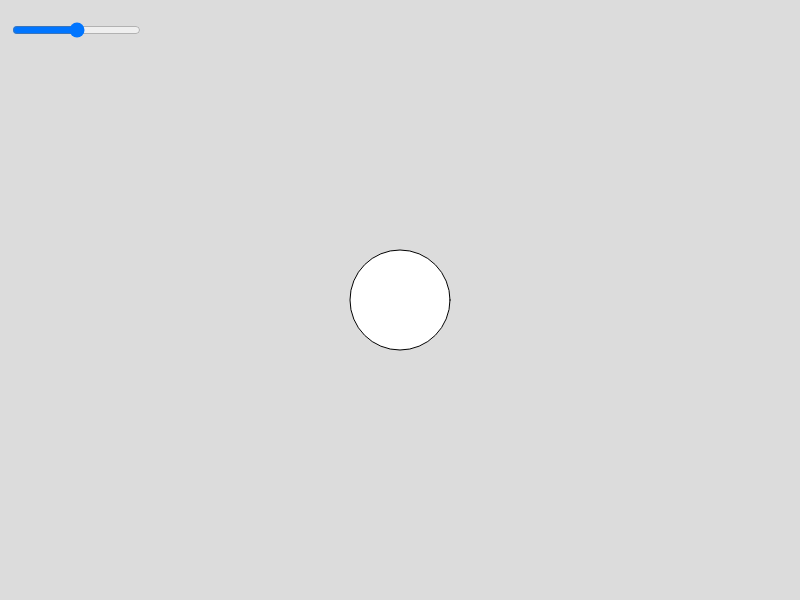
Frame 1 (no input)
Frame 60 (no input): identical to frame 1, image omitted
Frame 120 (the mouse pressed at the canvas centre since frame 60): identical to frame 1, image omitted

The p5.js sketch that drew this single still picture (run headless with seeded random() and noise() and a simulated clock; from frame 60 on, the mouse is pressed at the canvas centre):

// p5.js sketch
// ── sketch.js
let slider; // variable to hold the slider

function setup() {
  createCanvas(800, 600);
  // create the slider
  // args are low value, high value, default value
  slider = createSlider(0, width, width / 2);
  // position it on the page
  slider.position(10, 20);
}

function draw() {
  background(220);
  // read the value and store it in a variable
  let x = slider.value();
  // move the circle!
  ellipse(x, height / 2, 100, 100);
}
